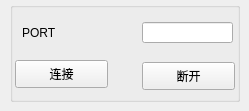
     <widget class="QWidget" name="tab_2">
      <attribute name="title">
       <string>本地</string>
      </attribute>
      <widget class="QGroupBox" name="groupBox_14">
       <property name="geometry">
        <rect>
         <x>10</x>
         <y>2</y>
         <width>230</width>
         <height>100</height>
        </rect>
       </property>
       <property name="title">
        <string/>
       </property>
       <widget class="QLineEdit" name="udpPort_LineEdit">
        <property name="geometry">
         <rect>
          <x>132</x>
          <y>20</y>
          <width>91</width>
          <height>21</height>
         </rect>
        </property>
       </widget>
       <widget class="QLabel" name="label_16">
        <property name="geometry">
         <rect>
          <x>12</x>
          <y>20</y>
          <width>41</width>
          <height>21</height>
         </rect>
        </property>
        <property name="text">
         <string>PORT</string>
        </property>
       </widget>
       <widget class="QPushButton" name="udpDisconnect_Btn">
        <property name="geometry">
         <rect>
          <x>132</x>
          <y>60</y>
          <width>93</width>
          <height>28</height>
         </rect>
        </property>
        <property name="text">
         <string>断开</string>
        </property>
       </widget>
       <widget class="QPushButton" name="udpConnect_Btn">
        <property name="geometry">
         <rect>
          <x>5</x>
          <y>58</y>
          <width>93</width>
          <height>28</height>
         </rect>
        </property>
        <property name="text">
         <string>连接</string>
        </property>
       </widget>
      </widget>
     </widget>
